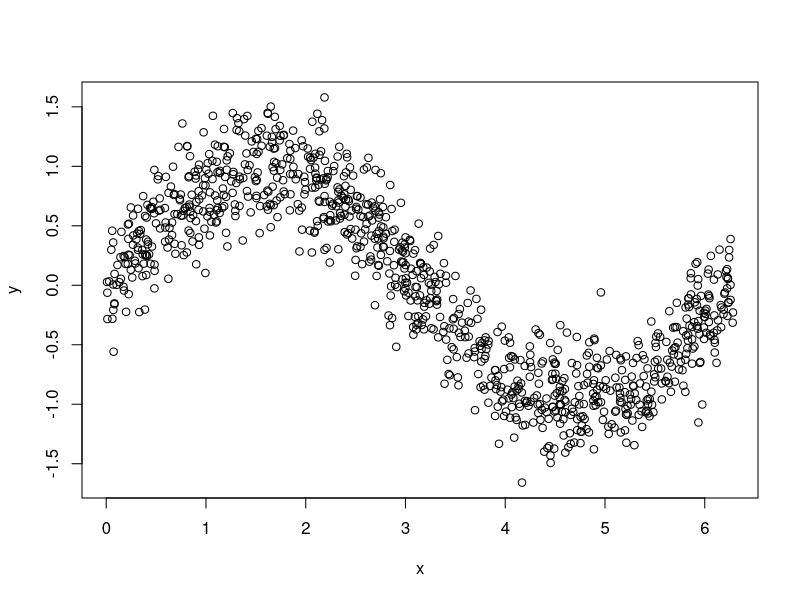

Write R code to recreate this figure.
# Simulated data
n = 1000
set.seed(1)
x <- sort(runif(n) * 2 * pi)
y <- sin(x) + rnorm(n) / 4
data <- data.frame(y, x)
plot(x, y)

grid <- expand.grid(seq(from = 0.01, to = 1, by = 0.05), c(1, 2))
RMSPE_test <- c() 

for (l in 1:10) {
  
  # Training-test split
  set.seed(10 + l)
  ind <- sample(nrow(data), 0.80 * nrow(data), replace = FALSE)
  test <- data[-ind, ]
  modata <- data[ind, ]
  
  # k-CV, which is the same as before
  k = 10
  folds <- sample(cut(seq(1, nrow(modata)), breaks = k, labels = FALSE))
  
  OPT <- c()
  
  for (i in 1:k) {
    testIndexes <- which(folds == i, arr.ind = TRUE)
    val <- modata[testIndexes, ]
    train <- modata[-testIndexes, ]
    
    RMSPE <- c()
    
    for (s in 1:nrow(grid)) {
      
      cat("Loops: ", l, i, s, "\r")
      
      model <- loess(
        y ~ x,
        control = loess.control(surface = "direct"),
        degree = grid[s, 2],
        span = grid[s, 1],
        data = train
      )
      
      fit <- predict(model, val$x)
      RMSPE[s] <- sqrt(mean((val$y - fit) ^ 2))
    }
    OPT[i] <- which.min(RMSPE)
  }
  
  # Hyperparameters
  opgrid <- grid[OPT, ]
  colnames(opgrid) <- c("span", "degree")
  rownames(opgrid) <- c(1:10)
  opt_degree <- raster::modal(opgrid[, 2])
  opt_span <- mean(opgrid[, 1])
  
  # **** Using the test set for final evaluation ******
  model <- loess(
    y ~ x,
    control = loess.control(surface = "direct"),
    degree = opt_degree,
    span = opt_span,
    data = modata
  )
  fit <- predict(model, test$x)
  RMSPE_test[l] <- sqrt(mean((test$y - fit) ^ 2))
}  
mean(RMSPE_test)
